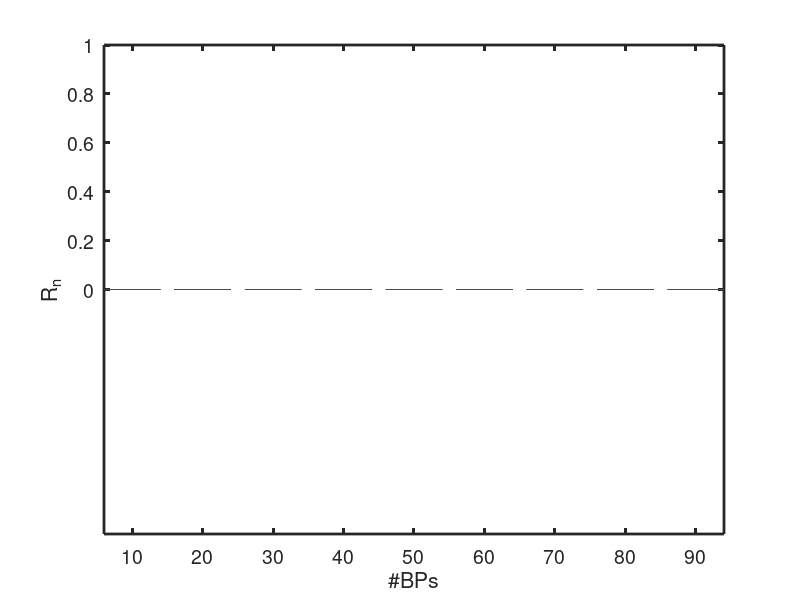
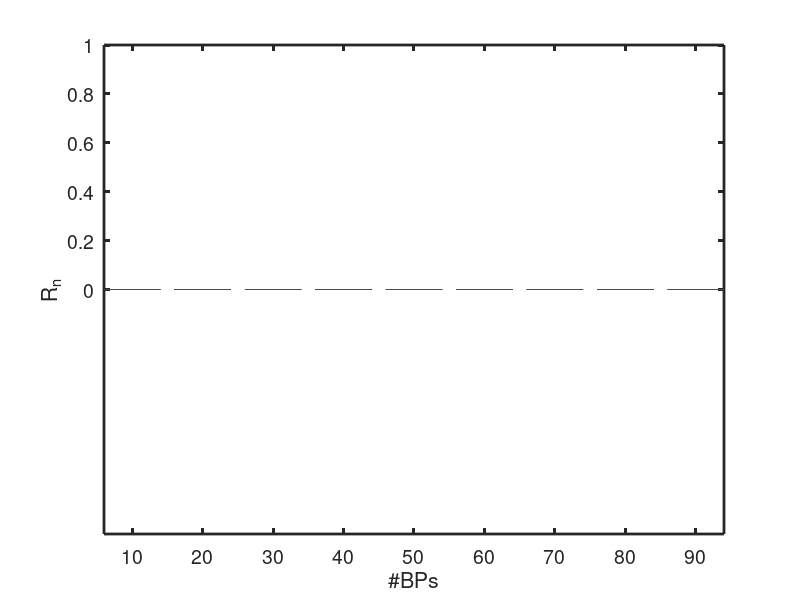
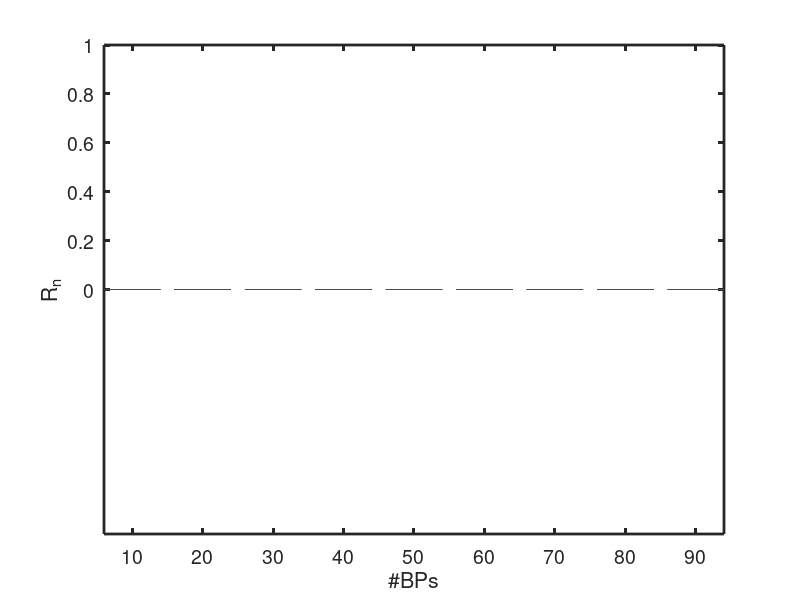

Source code (MATLAB) for these figures, in order:

% read all .mat files in the results folder
Files = dir(fullfile('ResultDemoNumberBP/*.mat'));

LengthFiles = length(Files); % the number of all files
% disp(LengthFiles);

Rn_breast_w=zeros(100,9);
% disp(size(Rn_breast_w));
Rn_mm=zeros(100,9);
Rn_reviews=zeros(100,9);
for i=1:LengthFiles
    name=Files(i).name;
    % disp(name);
    s=strsplit(name,'_');
    % disp(s);
    datafile=char(s(1,1));
    % disp(datafile);
    percent=char(s(1,end-1));
    % disp(percent);
    percent_idx = str2num(percent) / 10;
    % disp(percent_idx);
    runs=strrep(char(s(1,end)),'.mat','');
    % disp(runs);
    runs_idx = str2num(runs);
    % disp(runs_idx);
    folder=Files(i).folder;
    % disp(folder);
    load([folder,'/',name]);
    % disp(class(datafile));
    if strcmp(datafile,'breast')
        Rn_breast_w(runs_idx,percent_idx)=avgRn;
    elseif strcmp(datafile,'mm')
        Rn_mm(runs_idx,percent_idx)=avgRn;
    elseif strcmp(datafile,'reviews')
        Rn_reviews(runs_idx,percent_idx)=avgRn;
    end
    % break;
end
% disp(Rn_breast_w);
% disp(Rn_mm);
% disp(Rn_reviews);

p1=Rn_breast_w;
%disp(p1);
p2=Rn_mm;
p3=Rn_reviews;

h1=figure('visible','off');
boxplot(p1); % 'widths',0.25
xlabel('#BPs');
ylabel('R_n');
xlim([0.5 9.5]);
xticks(1:9);
xticklabels([10:10:90]);
ylim([0 1.0]);
yticksvalues=[0, 2, 4, 6, 8, 10];
yticks(yticksvalues/10);
yticklabels([0:0.2:1.0]);
%set(gca,'Fontname','times new Roman','FontWeight','bold');
set(gca,'linewidth',2,'fontsize',14,'color','none');
axis tight;
saveas(h1,'bp_breast_w.eps','epsc'); 

h2=figure('visible','off');
boxplot(p2); % ,'widths',0.25
xlabel('#BPs');
ylabel('R_n');
xlim([0.5 9.5]);
xticks(1:9);
xticklabels([10:10:90]);
ylim([0 1.0]);
yticksvalues=[0, 2, 4, 6, 8, 10];
yticks(yticksvalues/10);
yticklabels([0:0.2:1.0]);
%set(gca,'Fontname','times new Roman','FontWeight','bold');
set(gca,'linewidth',2,'fontsize',14,'color','none');
axis tight;
saveas(h2,'bp_mm.eps','epsc'); 

h3=figure('visible','off');
boxplot(p3); % ,'widths',0.25
xlabel('#BPs');
ylabel('R_n');
xlim([0.5 9.5]);
xticks(1:9);
xticklabels([10:10:90]);
ylim([0 1.0]);
yticksvalues=[0, 2, 4, 6, 8, 10];
yticks(yticksvalues/10);
yticklabels([0:0.2:1.0]);
%set(gca,'Fontname','times new Roman','FontWeight','bold');
set(gca,'linewidth',2,'fontsize',14,'color','none');
axis tight;
saveas(h3,'bp_reviews.eps','epsc');
